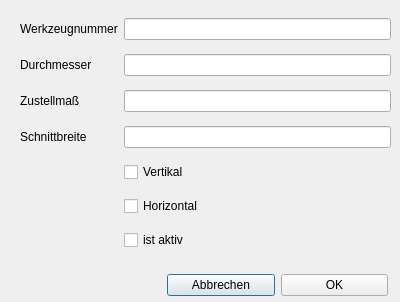
<?xml version="1.0" encoding="UTF-8"?>
<ui version="4.0">
 <class>Dialog_saege</class>
 <widget class="QDialog" name="Dialog_saege">
  <property name="geometry">
   <rect>
    <x>0</x>
    <y>0</y>
    <width>400</width>
    <height>302</height>
   </rect>
  </property>
  <property name="windowTitle">
   <string>Saege</string>
  </property>
  <property name="modal">
   <bool>true</bool>
  </property>
  <widget class="QWidget" name="layoutWidget">
   <property name="geometry">
    <rect>
     <x>20</x>
     <y>10</y>
     <width>371</width>
     <height>251</height>
    </rect>
   </property>
   <layout class="QGridLayout" name="gridLayout">
    <item row="2" column="1">
     <widget class="QLineEdit" name="lineEdit_zustm"/>
    </item>
    <item row="0" column="1">
     <widget class="QLineEdit" name="lineEdit_nr"/>
    </item>
    <item row="2" column="0">
     <widget class="QLabel" name="label_zustm">
      <property name="text">
       <string>&lt;html&gt;&lt;head/&gt;&lt;body&gt;&lt;p&gt;Zustellmaß&lt;/p&gt;&lt;/body&gt;&lt;/html&gt;</string>
      </property>
     </widget>
    </item>
    <item row="3" column="1">
     <widget class="QLineEdit" name="lineEdit_breite"/>
    </item>
    <item row="1" column="1">
     <widget class="QLineEdit" name="lineEdit_dm"/>
    </item>
    <item row="3" column="0">
     <widget class="QLabel" name="label_breite">
      <property name="text">
       <string>Schnittbreite</string>
      </property>
     </widget>
    </item>
    <item row="0" column="0">
     <widget class="QLabel" name="label_nr">
      <property name="text">
       <string>Werkzeugnummer</string>
      </property>
     </widget>
    </item>
    <item row="7" column="1">
     <widget class="QCheckBox" name="checkBox_ist_aktiv">
      <property name="text">
       <string>ist aktiv</string>
      </property>
     </widget>
    </item>
    <item row="5" column="1">
     <widget class="QCheckBox" name="checkBox_hori">
      <property name="text">
       <string>Horizontal</string>
      </property>
     </widget>
    </item>
    <item row="1" column="0">
     <widget class="QLabel" name="label_dm">
      <property name="text">
       <string>Durchmesser</string>
      </property>
     </widget>
    </item>
    <item row="4" column="1">
     <widget class="QCheckBox" name="checkBox_vert">
      <property name="text">
       <string>Vertikal</string>
      </property>
     </widget>
    </item>
   </layout>
  </widget>
  <widget class="QWidget" name="layoutWidget">
   <property name="geometry">
    <rect>
     <x>167</x>
     <y>270</y>
     <width>221</width>
     <height>31</height>
    </rect>
   </property>
   <layout class="QHBoxLayout" name="horizontalLayout">
    <item>
     <widget class="QPushButton" name="pushButton_abbrechen">
      <property name="text">
       <string>Abbrechen</string>
      </property>
     </widget>
    </item>
    <item>
     <widget class="QPushButton" name="pushButton_ok">
      <property name="text">
       <string>OK</string>
      </property>
     </widget>
    </item>
   </layout>
  </widget>
 </widget>
 <tabstops>
  <tabstop>lineEdit_nr</tabstop>
  <tabstop>lineEdit_dm</tabstop>
  <tabstop>lineEdit_zustm</tabstop>
  <tabstop>lineEdit_breite</tabstop>
  <tabstop>checkBox_vert</tabstop>
  <tabstop>checkBox_hori</tabstop>
  <tabstop>checkBox_ist_aktiv</tabstop>
  <tabstop>pushButton_ok</tabstop>
  <tabstop>pushButton_abbrechen</tabstop>
 </tabstops>
 <resources/>
 <connections/>
</ui>
